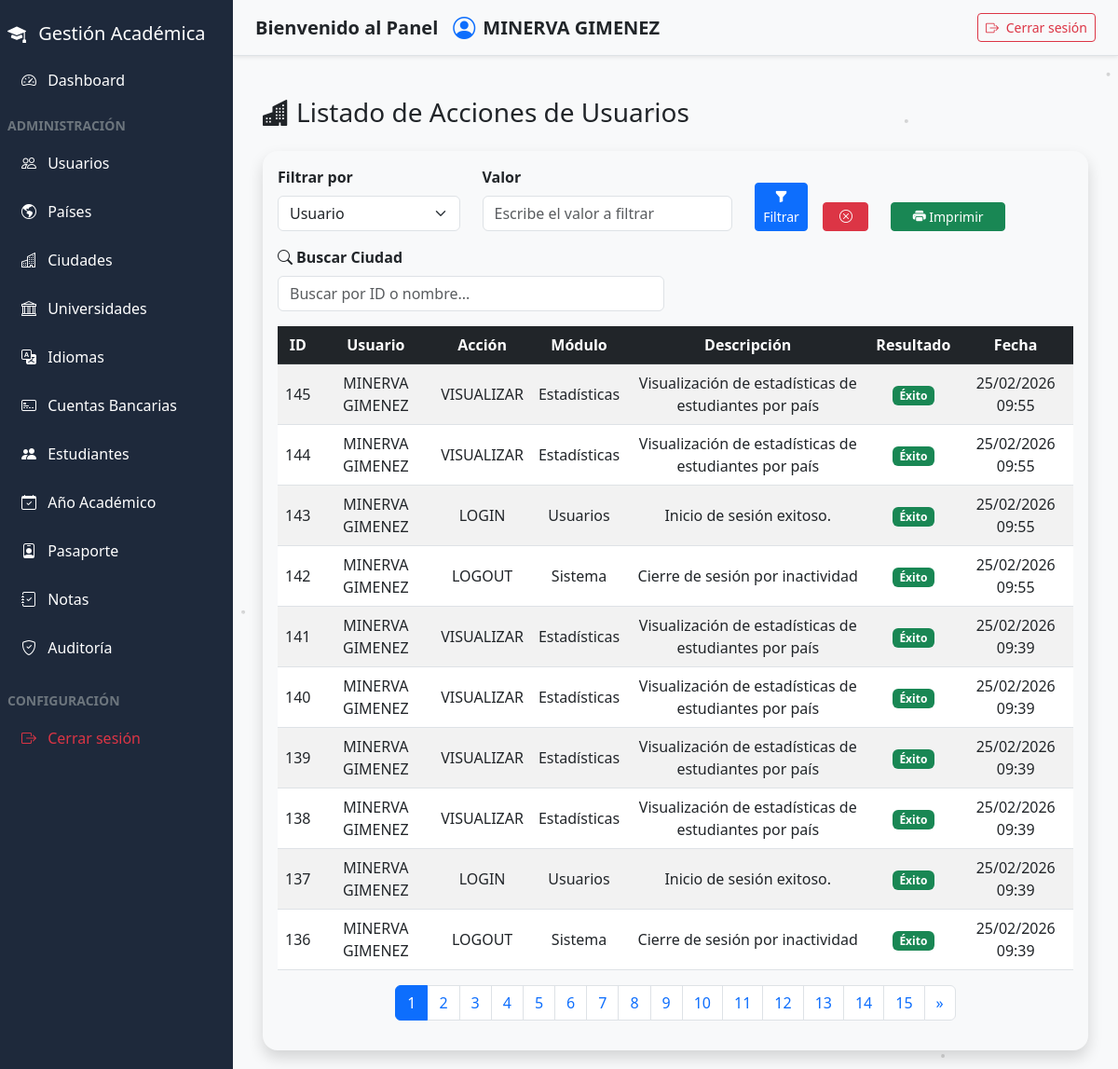
Page /admin/auditoria.php (signed in) on the committed database.
### tables this page shows
CREATE TABLE `log_actividades` (
  `id` int(11) NOT NULL,
  `usuario_id` int(11) NOT NULL,
  `accion` varchar(100) NOT NULL,
  `modulo` varchar(100) NOT NULL,
  `registro_id` int(11) DEFAULT NULL,
  `descripcion` text DEFAULT NULL,
  `ip_address` varchar(45) DEFAULT NULL,
  `navegador` varchar(255) DEFAULT NULL,
  `resultado` enum('EXITO','ERROR') DEFAULT 'EXITO',
  `fecha` datetime DEFAULT current_timestamp()
);

CREATE TABLE `usuarios` (
  `id` int(11) NOT NULL,
  `nombre` varchar(100) DEFAULT NULL,
  `email` varchar(100) DEFAULT NULL,
  `contrasena` varchar(255) DEFAULT NULL,
  `rol_id` int(11) DEFAULT NULL,
  `creado_en` timestamp NOT NULL DEFAULT current_timestamp()
);

### admin/auditoria.php (the view, shortened to what this page needs)
<?php
include_once("../componentes/header.php");
include_once("../componentes/sidebar.php");
$por_pagina = 10;
$pagina_actual = isset($_GET['pagina']) ? (int)$_GET['pagina'] : 1;
$inicio = ($pagina_actual > 1) ? ($pagina_actual * $por_pagina) - $por_pagina : 0;
$tipo  = $_GET['tipo'] ?? '';
$sql = "SELECT l.*, u.nombre AS nombre_usuario
        FROM log_actividades l
        INNER JOIN usuarios u ON l.usuario_id = u.id
        WHERE 1=1";
if ($tipo === 'fecha_desc') {
    $sql .= " ORDER BY l.fecha DESC";
} elseif ($tipo === 'fecha_asc') {
    $sql .= " ORDER BY l.fecha ASC";
} else {
    $sql .= " ORDER BY l.id DESC";
}
$sql .= " LIMIT :inicio, :por_pagina";
$stmt = $pdo->prepare($sql);
$stmt->bindValue(':inicio', $inicio, PDO::PARAM_INT);
$stmt->bindValue(':por_pagina', $por_pagina, PDO::PARAM_INT);
$stmt->execute();
$logs = $stmt->fetchAll(PDO::FETCH_ASSOC);
$count_sql = "SELECT COUNT(*) as total
              FROM log_actividades l
              INNER JOIN usuarios u ON l.usuario_id = u.id
              WHERE 1=1";
$total_stmt = $pdo->prepare($count_sql);
$total_stmt->execute();
$total_filas = $total_stmt->fetch(PDO::FETCH_ASSOC)['total'];
$total_paginas = ceil($total_filas / $por_pagina);
?>
<main class="content" id="mainContent">
    <div class="container mt-4">
        <div class="d-flex justify-content-between align-items-center mb-3">
            <h3><i class="bi bi-buildings-fill me-2"></i>Listado de Acciones de Usuarios</h3>
        </div>
        <div class="card shadow rounded-4">
            <div class="card-body">
                <div class="row mb-3 align-items-end">
                    <div class="col-md-3">
                        <label class="form-label fw-bold">Filtrar por</label>
                        <select id="tipoFiltro" class="form-select" onchange="controlFiltroUI()">
                            <option value="usuario">Usuario</option>
                        </select>
                    </div>
                    <div class="col-md-4">
                        <label class="form-label fw-bold">Valor</label>
                        <input type="text" id="valorFiltro" class="form-control"
                            placeholder="Escribe el valor a filtrar">
                    </div>
                    <div class="col-md-1 d-grid">
                        <button class="btn btn-primary btn-sm" onclick="aplicarFiltro()">
                            <i class="bi bi-funnel-fill"></i> Filtrar
                        </button>
                    </div>
                    <div class="col-md-1 d-grid">
                        <button class="btn btn-danger btn-sm" onclick="limpiarFiltros()">
                            <i class="bi bi-x-circle"></i>
                        </button>
                    </div>
                    <div class="col-md-2 d-grid">
                        <button class="btn btn-success btn-sm" onclick="imprimirFiltrado()">
                            <i class="bi bi-printer-fill"></i> Imprimir
                        </button>
                    </div>
                </div>
                <div class="row mb-3">
                    <div class="col-md-6">
                        <label for="busqueda" class="form-label fw-bold">
                            <i class="bi bi-search me-1"></i>Buscar Ciudad
                        </label>
                        <input type="text" class="form-control" id="busqueda" placeholder="Buscar por ID o nombre...">
                    </div>
                </div>
                <div class="table-responsive">
                    <table class="table table-striped table-hover align-middle text-center" id="tablaCiudad">
                        <thead class="table-dark">
                            <tr>
                                <th>ID</th>
                                <th>Usuario</th>
                                <th>Acción</th>
                                <th>Módulo</th>
                                <th>Descripción</th>
                                <th>Resultado</th>
                                <th>Fecha</th>
                            </tr>
                        </thead>
                        <tbody id="contenidoTabla">
                            <?php if (!empty($logs)): ?>
                            <?php foreach ($logs as $log): ?>
                            <tr>
                                <td><?= $log['id'] ?></td>
                                <td><?= htmlspecialchars($log['nombre_usuario']) ?></td>
                                <td><?= htmlspecialchars($log['accion']) ?></td>
                                <td><?= htmlspecialchars($log['modulo']) ?></td>
                                <td><?= htmlspecialchars($log['descripcion']) ?></td>
                                <td>
                                    <?php if ($log['resultado'] === 'EXITO'): ?>
                                    <span class="badge bg-success">Éxito</span>
                                    <?php else: ?>
                                    <span class="badge bg-danger">Error</span>
                                    <?php endif; ?>
                                </td>
                                <td><?= date("d/m/Y H:i", strtotime($log['fecha'])) ?></td>
                            </tr>
                            <?php endforeach; ?>
                            <?php endif; ?>
                        </tbody>
                    </table>
                </div>
                <?php if ($total_paginas > 1): ?>
                <nav>
                    <ul class="pagination justify-content-center">
                        <?php for ($i = 1; $i <= $total_paginas; $i++): ?>
                        <li class="page-item <?= $i == $pagina_actual ? 'active' : '' ?>">
                            <a class="page-link" href="?pagina=<?= $i ?>"><?= $i ?></a>
                        </li>
                        <?php endfor; ?>
                        <?php if ($pagina_actual < $total_paginas): ?>
                        <li class="page-item">
                            <a class="page-link" href="?pagina=<?= $pagina_actual + 1 ?>">&raquo;</a>
                        </li>
                        <?php endif; ?>
                    </ul>
                </nav>
                <?php endif; ?>
            </div>
        </div>
    </div>
</main>
<link href="https://cdn.jsdelivr.net/npm/bootstrap-icons@1.10.5/font/bootstrap-icons.css" rel="stylesheet">
<?php include_once("../componentes/footer.php"); ?>

### componentes/header.php (style rules this page uses)
* { box-sizing: border-box; }
body { background: #f8f9fa; min-height: 100vh; color: linear-gradient(135deg, #1e1e2f, #2a2a40); font-family: 'Segoe UI', sans-serif; overflow-x: hidden; }
.content { flex-grow: 1; margin-left: 250px; padding: 80px 20px 20px; height: 100vh; overflow-y: auto; transition: margin-left 0.3s ease; }
.card { background-color: #f8f9fa; border: none; }

### rows in the picture
log_actividades: id "145", usuario.nombre "MINERVA GIMENEZ", accion "VISUALIZAR", modulo "Estadísticas", descripcion "Visualización de estadísticas de estudiantes por país", resultado "Éxito", fecha "25/02/2026 09:55"
log_actividades: id "144", usuario.nombre "MINERVA GIMENEZ", accion "VISUALIZAR", modulo "Estadísticas", descripcion "Visualización de estadísticas de estudiantes por país", resultado "Éxito", fecha "25/02/2026 09:55"
log_actividades: id "143", usuario.nombre "MINERVA GIMENEZ", accion "LOGIN", modulo "Usuarios", descripcion "Inicio de sesión exitoso.", resultado "Éxito", fecha "25/02/2026 09:55"
log_actividades: id "142", usuario.nombre "MINERVA GIMENEZ", accion "LOGOUT", modulo "Sistema", descripcion "Cierre de sesión por inactividad", resultado "Éxito", fecha "25/02/2026 09:55"
log_actividades: id "141", usuario.nombre "MINERVA GIMENEZ", accion "VISUALIZAR", modulo "Estadísticas", descripcion "Visualización de estadísticas de estudiantes por país", resultado "Éxito", fecha "25/02/2026 09:39"
log_actividades: id "140", usuario.nombre "MINERVA GIMENEZ", accion "VISUALIZAR", modulo "Estadísticas", descripcion "Visualización de estadísticas de estudiantes por país", resultado "Éxito", fecha "25/02/2026 09:39"
log_actividades: id "139", usuario.nombre "MINERVA GIMENEZ", accion "VISUALIZAR", modulo "Estadísticas", descripcion "Visualización de estadísticas de estudiantes por país", resultado "Éxito", fecha "25/02/2026 09:39"
log_actividades: id "138", usuario.nombre "MINERVA GIMENEZ", accion "VISUALIZAR", modulo "Estadísticas", descripcion "Visualización de estadísticas de estudiantes por país", resultado "Éxito", fecha "25/02/2026 09:39"
log_actividades: id "137", usuario.nombre "MINERVA GIMENEZ", accion "LOGIN", modulo "Usuarios", descripcion "Inicio de sesión exitoso.", resultado "Éxito", fecha "25/02/2026 09:39"
log_actividades: id "136", usuario.nombre "MINERVA GIMENEZ", accion "LOGOUT", modulo "Sistema", descripcion "Cierre de sesión por inactividad", resultado "Éxito", fecha "25/02/2026 09:39"

### other values in the picture
$_SESSION['usuario_nombre'] "MINERVA GIMENEZ"
